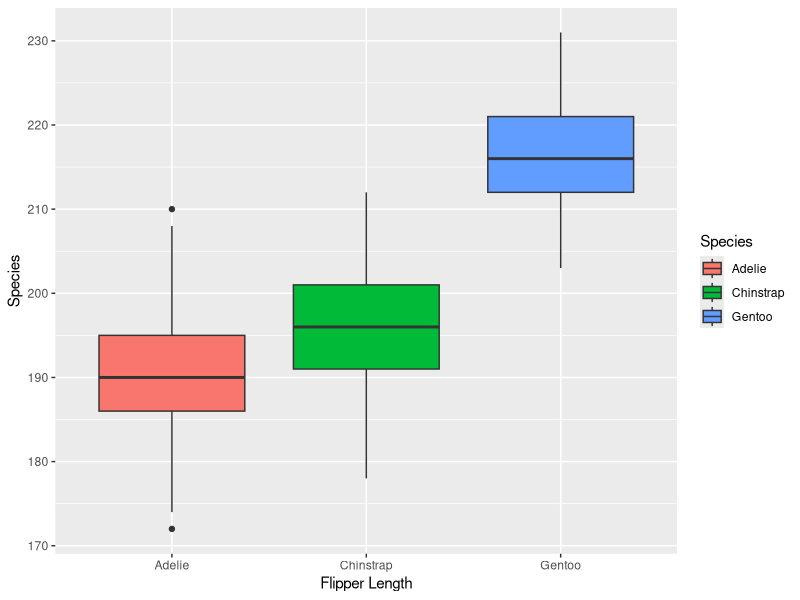

Source code (R):
## ---- chunk 1
#| label: setup
#| message: false
library(tidyverse)
library(palmerpenguins)
## ---- chunk 2
# Box plot comparing distributions of Flipper Length across species
penguins |> ggplot(aes(x = species, y = flipper_length_mm, fill = species)) + geom_boxplot() +
  labs(
    x = "Flipper Length",
    y = "Species",
    fill = "Species"
  )
